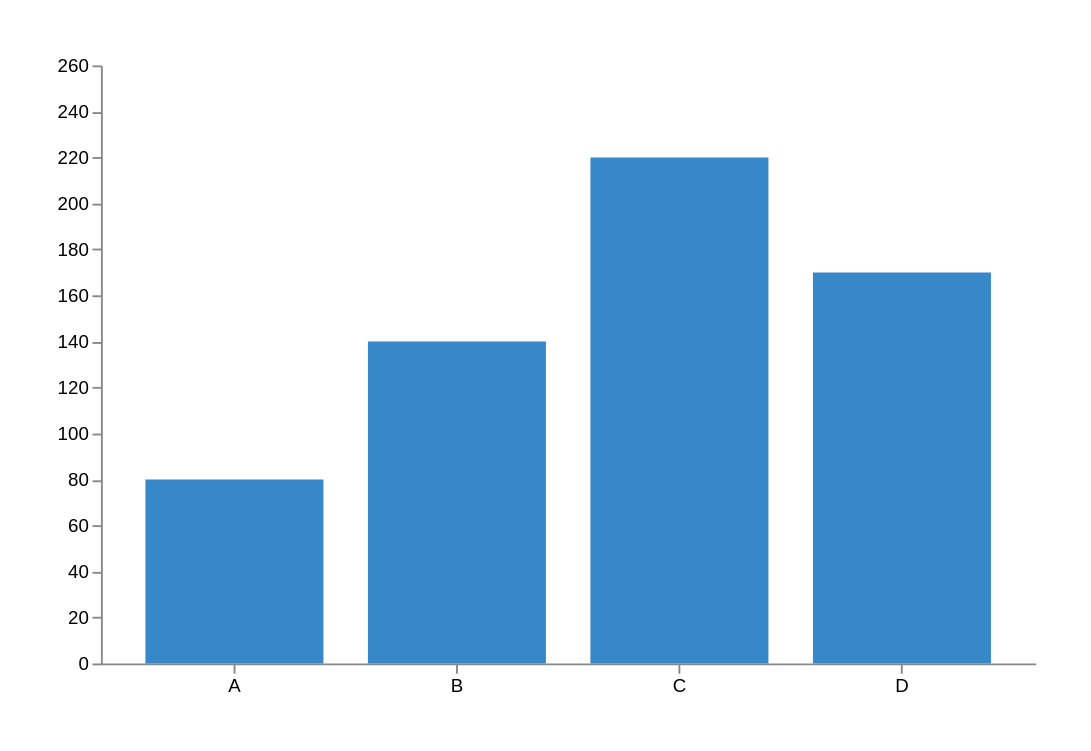

Write the Vega-Lite specification saved for this chart.
### Vega specification from a JSON file in a GitHub repository (floating-point values rounded to 4 significant figures)
{"$schema": "https://vega.github.io/schema/vega/v6.json", "description": "A declarative bar chart with Vega scales, axes and a signal-bound height multiplier.", "width": 500, "height": 320, "padding": 30, "signals": [{"name": "multiplier", "value": 1, "bind": {"input": "range", "min": 0.2, "max": 1, "step": 0.1, "name": "Bar height "}}], "data": [{"name": "table", "values": [{"id": 0, "category": "A", "value": 80}, {"id": 1, "category": "B", "value": 140}, {"id": 2, "category": "C", "value": 220}, {"id": 3, "category": "D", "value": 170}]}], "scales": [{"name": "x", "type": "band", "domain": {"data": "table", "field": "category"}, "range": "width", "padding": 0.2}, {"name": "y", "type": "linear", "domain": [0, 250], "range": "height", "nice": true, "zero": true}], "axes": [{"orient": "bottom", "scale": "x"}, {"orient": "left", "scale": "y"}], "marks": [{"type": "rect", "from": {"data": "table"}, "encode": {"update": {"x": {"scale": "x", "field": "category"}, "width": {"scale": "x", "band": 1}, "y": {"scale": "y", "signal": "datum.value * multiplier"}, "y2": {"scale": "y", "value": 0}, "fill": {"value": "#3688c8"}}}}]}
